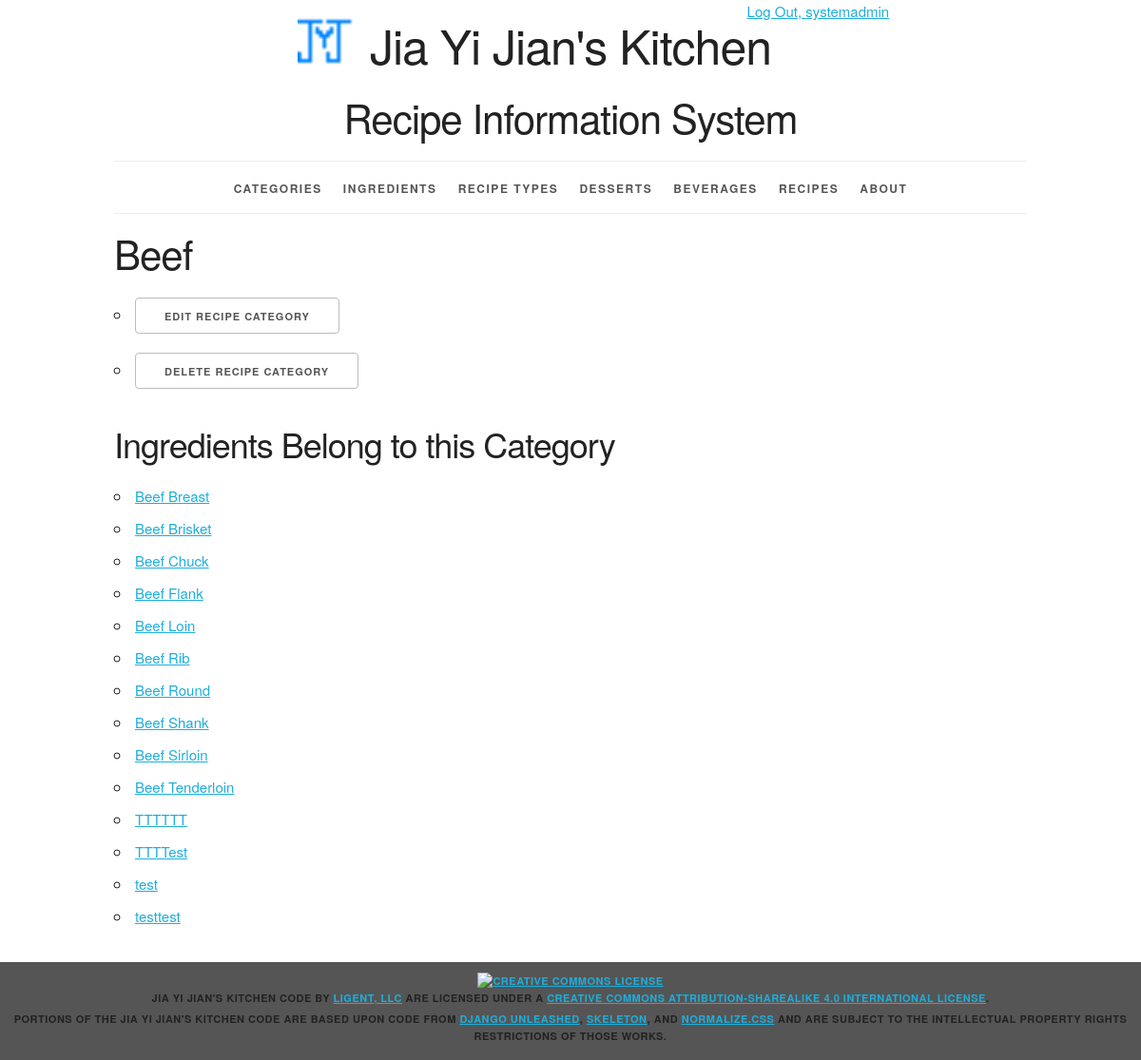
Page /categories/1/ (signed in) on the earlier database version.
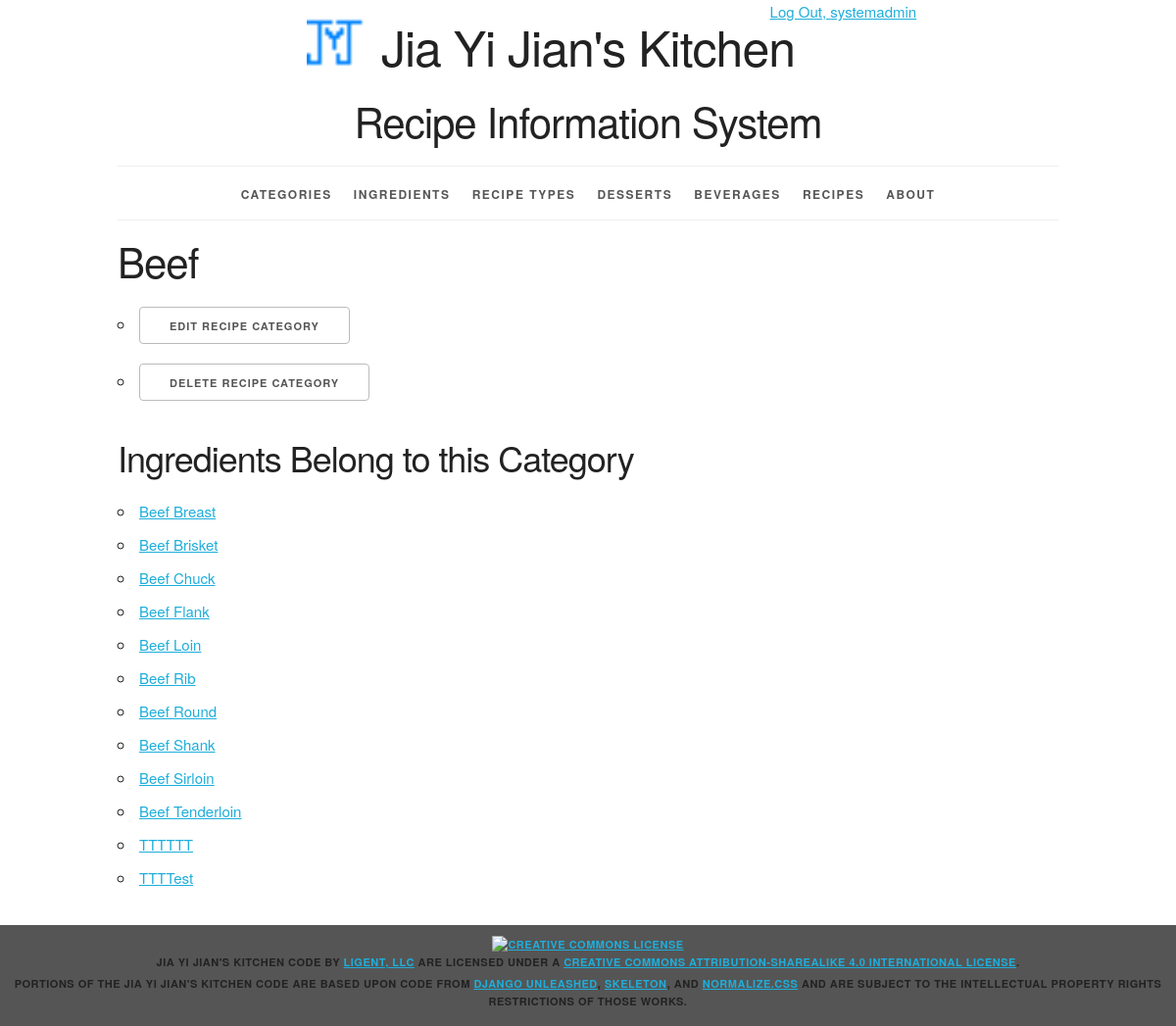
Same page on the later database version.
### recipeinfo/models.py (models this page shows, shortened)
class Ingredient(models.Model):
    ingredient_id = models.AutoField(primary_key=True)
    ingredient_name = models.CharField(max_length=45, unique=True)
    is_vegetarian = models.IntegerField()
    category = models.ForeignKey(Category, related_name='ingredients', on_delete=models.PROTECT)
    def __str__(self):
        return '%s' % ((self.ingredient_name))
    def get_absolute_url(self):
        return reverse('recipeinfo_ingredient_detail_urlpattern', kwargs={'pk': self.pk})
    class Meta:
        ordering = ['ingredient_name']

### recipeinfo/views.py (the view)
class CategoryDetail(LoginRequiredMixin, PermissionRequiredMixin, View):
    permission_required = 'recipeinfo.view_category'
    def get(self, request, pk):
        category = get_object_or_404(Category, pk=pk)
        ingredient_list = category.ingredients.all()
        return render(
            request,
            'recipeinfo/category_detail.html',
            {'category': category, 'ingredient_list': ingredient_list}
        )

### recipeinfo/models.py (called while the page is built)
    def __str__(self):
        return '%s' % self.category_name

    def get_update_url(self):
        return reverse('recipeinfo_category_update_urlpattern',kwargs={'pk': self.pk})

    def get_delete_url(self):
        return reverse('recipeinfo_category_delete_urlpattern',kwargs={'pk': self.pk})

### recipeinfo/templates/recipeinfo/category_detail.html (shortened to what this page needs)
{% extends 'recipeinfo/base.html' %}
{% block content %}
    <h2>{{ category }}</h2>
    <ul>
    {% if perms.recipeinfo.change_category %}
        <li><a href="{{ category.get_update_url }}"
        class="button">Edit Recipe Category</a> </li>
        {% endif %}
        {% if perms.recipeinfo.delete_category %}
        <li><a href="{{ category.get_delete_url }}"
        class="button">Delete Recipe Category</a></li>
    {% endif %}
    </ul>
    <section>
    <h3>Ingredients Belong to this Category</h3>
    <ul>
        {% for i in ingredient_list %}
        <li>
            <a href="{{ i.get_absolute_url }}">{{ i }}</a>
        </li>
        {% empty %}
        <li><em>The ingredients are currently not belong to any categories.</em></li>
        {% endfor %}
    </ul>
    </section>
{% endblock %}

Differences in the rows shown:
removed Ingredient: ingredient_name "test"
removed Ingredient: ingredient_name "testtest"
